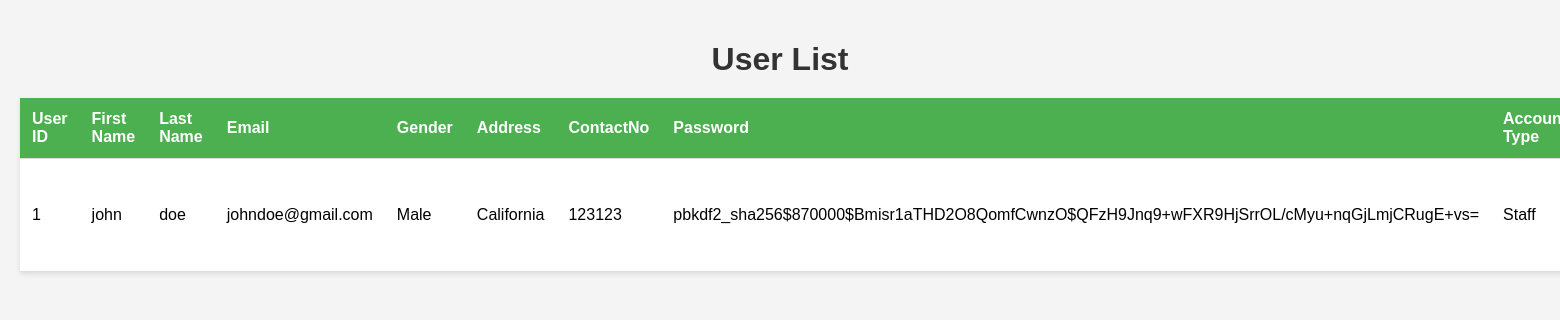
Page /api/users/ (signed in) on the earlier database version.
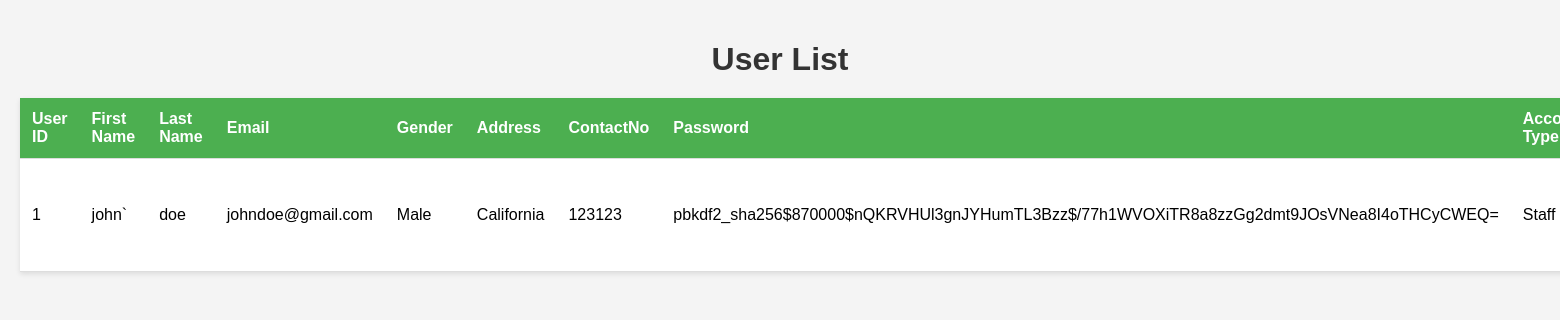
Same page on the later database version.
### myapp/models.py (models this page shows, shortened)
class User(AbstractUser):
    userId = models.AutoField(primary_key=True)
    fname = models.CharField(max_length=100)
    lname = models.CharField(max_length=100)
    email = models.EmailField(max_length=254, unique=True)
    gender = models.CharField(max_length=10)
    address = models.CharField(max_length=255)
    contactNo = models.CharField(max_length=15)
    accountType = models.CharField(choices=[('staff', 'Staff'), ('user', 'User')], max_length=10)
    vehicle = models.ForeignKey(
        'myapp.Vehicle',  # Replace 'myapp' with your app name
        on_delete=models.SET_NULL,  # Set to NULL if the vehicle is deleted
        null=True,  # Allows the field to be optional
        blank=True,  # Allows the field to be left blank in forms
        related_name='users'
    )
    class Meta:
        db_table = 'myapp_user'  # Replace 'myapp' with your actual app name
        verbose_name = 'user'
        verbose_name_plural = 'users'

### myapp/views.py (the view)
# urls.py: path('users/', views.user_list, name='user_list'),  # List all users
@login_required
def user_list(request):
    users = User.objects.all()
    return render(request, 'user_list.html', {'users': users})

### myapp/templates/user_list.html (shortened to what this page needs)
{% load static %}
<!DOCTYPE html>
<html lang="en">
<head>
    <link rel="stylesheet" href="{% static 'user_list.css' %}">
</head>
<body>
    <h1>User List</h1>
    <table>
        <thead>
            <tr>
                <th>User ID</th>
                <th>First Name</th>
                <th>Last Name</th>
                <th>Email</th>
                <th>Gender</th>
                <th>Address</th>
                <th>ContactNo</th>
                <th>Password</th>
                <th>Account Type</th>
            </tr>
        </thead>
        <tbody>
            {% for user in users %}
            <tr>
                <td>{{ user.userId }}</td>
                <td>{{ user.fname }}</td>
                <td>{{ user.lname }}</td>
                <td>{{ user.email }}</td>
                <td>{{ user.gender }}</td>
                <td>{{ user.address }}</td>
                <td>{{ user.contactNo }}</td>
                <td>{{ user.password }}</td>
                <td>{{ user.accountType }}</td>
            </tr>
            {% endfor %}
        </tbody>
    </table>
</body>
</html>

Differences in the rows shown:
changed User "doe": fname "john" → "john`"; password "pbkdf2_sha256$870000$Bmisr1aTHD2O8QomfCwnzO$QFzH9Jnq9+wFXR9HjSrrOL/cMyu+nqGjLmjCRugE+vs=" → "pbkdf2_sha256$870000$nQKRVHUl3gnJYHumTL3Bzz$/77h1WVOXiTR8a8zzGg2dmt9JOsVNea8I4oTHCyCWEQ="
